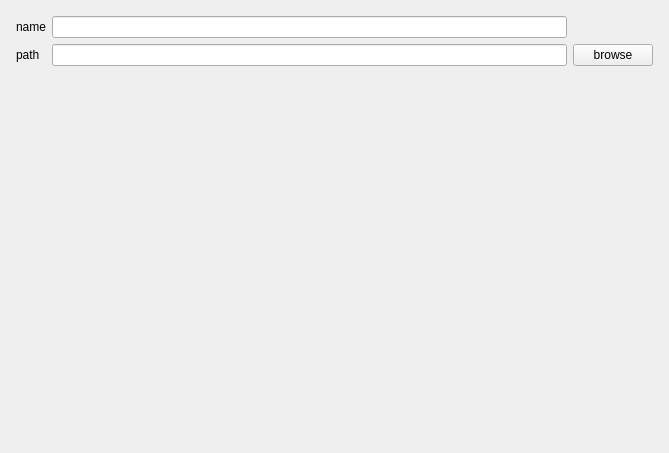
<?xml version="1.0" encoding="UTF-8"?>
<ui version="4.0">
 <class>ProSetPage</class>
 <widget class="QWizardPage" name="ProSetPage">
  <property name="geometry">
   <rect>
    <x>0</x>
    <y>0</y>
    <width>669</width>
    <height>453</height>
   </rect>
  </property>
  <property name="windowTitle">
   <string>WizardPage</string>
  </property>
  <layout class="QGridLayout" name="gridLayout_2">
   <item row="0" column="0">
    <layout class="QGridLayout" name="gridLayout">
     <property name="leftMargin">
      <number>5</number>
     </property>
     <property name="topMargin">
      <number>5</number>
     </property>
     <property name="rightMargin">
      <number>5</number>
     </property>
     <property name="bottomMargin">
      <number>5</number>
     </property>
     <item row="1" column="0">
      <widget class="QLabel" name="label_2">
       <property name="text">
        <string>path</string>
       </property>
      </widget>
     </item>
     <item row="1" column="1">
      <widget class="QLineEdit" name="lineEdit_2"/>
     </item>
     <item row="0" column="1">
      <widget class="QLineEdit" name="lineEdit"/>
     </item>
     <item row="0" column="0">
      <widget class="QLabel" name="label">
       <property name="text">
        <string>name</string>
       </property>
      </widget>
     </item>
     <item row="1" column="2">
      <widget class="QPushButton" name="pushButton">
       <property name="text">
        <string>browse</string>
       </property>
      </widget>
     </item>
     <item row="2" column="1">
      <widget class="QLabel" name="tips">
       <property name="palette">
        <palette>
         <active>
          <colorrole role="WindowText">
           <brush brushstyle="SolidPattern">
            <color alpha="255">
             <red>170</red>
             <green>0</green>
             <blue>0</blue>
            </color>
           </brush>
          </colorrole>
         </active>
         <inactive>
          <colorrole role="WindowText">
           <brush brushstyle="SolidPattern">
            <color alpha="255">
             <red>0</red>
             <green>0</green>
             <blue>0</blue>
            </color>
           </brush>
          </colorrole>
         </inactive>
         <disabled>
          <colorrole role="WindowText">
           <brush brushstyle="SolidPattern">
            <color alpha="255">
             <red>120</red>
             <green>120</green>
             <blue>120</blue>
            </color>
           </brush>
          </colorrole>
         </disabled>
        </palette>
       </property>
       <property name="font">
        <font>
         <bold>true</bold>
         <underline>true</underline>
        </font>
       </property>
       <property name="text">
        <string/>
       </property>
      </widget>
     </item>
    </layout>
   </item>
  </layout>
 </widget>
 <resources/>
 <connections/>
</ui>
